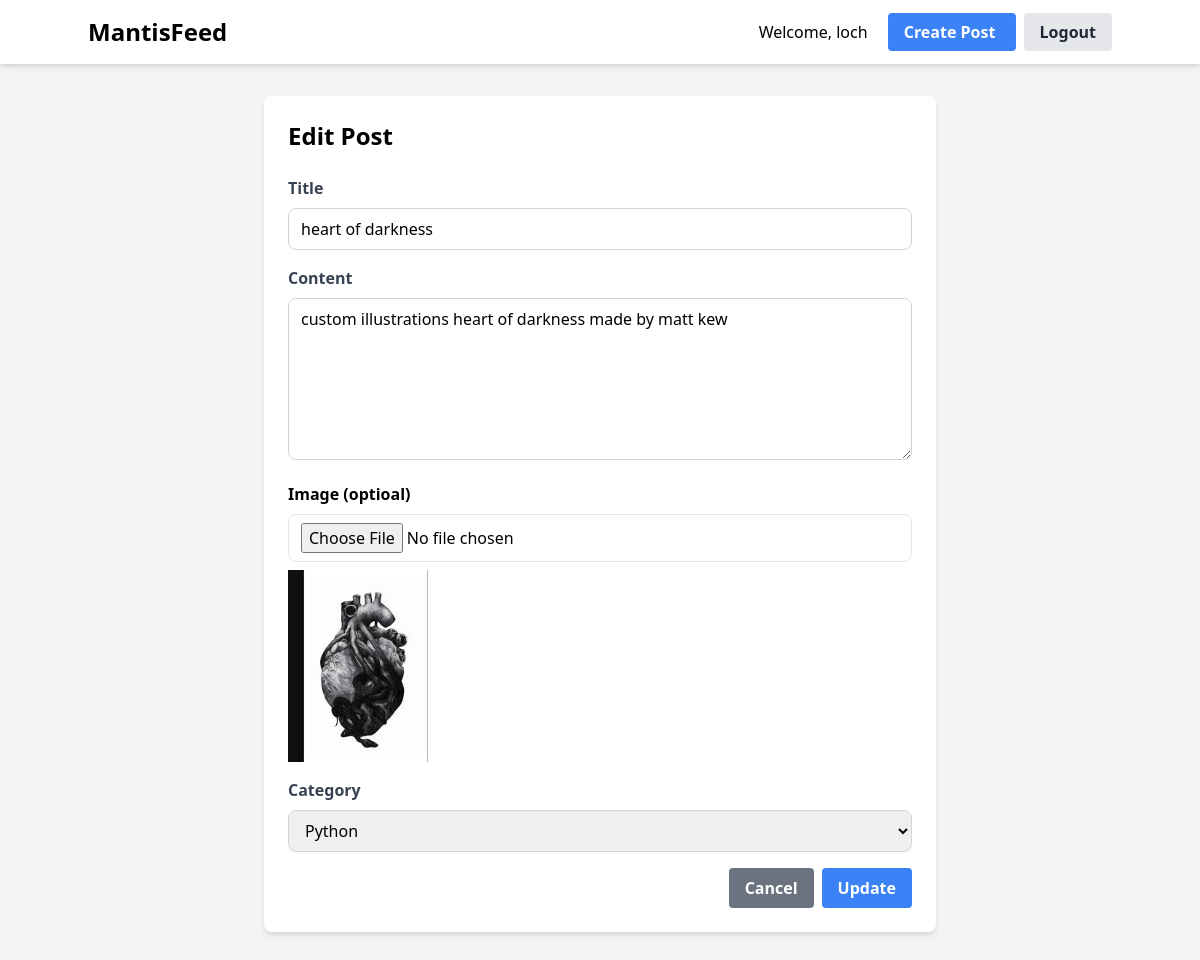
The page /post/12/edit/ (signed in) on the database its author committed.
### posts/models.py (models this page shows, shortened)
class Post(models.Model):
    title = models.CharField(max_length=200)
    content = models.TextField()
    image = models.ImageField(upload_to='post_images/', null=True, blank=True)
    created_at = models.DateTimeField(auto_now_add=True)
    author = models.ForeignKey(User, on_delete=models.CASCADE)
    category = models.ForeignKey(Category, on_delete=models.CASCADE)
    upvotes = models.ManyToManyField(User, related_name='post_upvotes', blank=True)
    downvotes = models.ManyToManyField(User, related_name='post_downvotes', blank=True)

class Category(models.Model):
    name = models.CharField(max_length=100)
    description = models.TextField(blank=True)
    created_at = models.DateTimeField(auto_now_add=True)
    class Meta:
        verbose_name_plural = "Categories"

### posts/views.py (the view, shortened to what this page needs)
# urls.py: path('post/<int:post_id>/edit/', views.post_edit, name='post_edit'),
@login_required
def post_edit(request, post_id):
    post = get_object_or_404(Post, id=post_id)
    if request.user != post.author:
        messages.error(request, "You can't edit this post.")
        return redirect ("posts:post_detail", post_id=post.id)
    categories = Category.objects.all()
    return render(request, 'posts/post_form.html', {
        'post': post,
        'categories': categories
    })

### posts/templates/posts/post_form.html (shortened to what this page needs)
{% extends 'posts/base.html' %}
{% block content %}
<div class="max-w-2xl mx-auto">
    <div class="bg-white rounded-lg shadow-md p-6">
        <h2 class="text-2xl font-bold mb-6">
            {% if post %}Edit Post{% else %}Create New Post{% endif %}
        </h2>
        <form method="post" enctype="multipart/form-data" action="{% url 'posts:post_create' %}">
            <div class="mb-4">
                <label for="title" class="block text-gray-700 font-bold mb-2">Title</label>
                <input type="text" name="title" id="title"
                    value="{{ post.title|default:'' }}"
                    class="w-full px-3 py-2 border border-gray-300 rounded-lg focus:outline-none focus:border-blue-500"
                    required>
            </div>
            <div class="mb-4">
                <label for="content" class="block text-gray-700 font-bold mb-2">Content</label>
                <textarea name="content" id="content" rows="6"
                    class="w-full px-3 py-2 border border-gray-300 rounded-lg focus:outline-none focus:border-blue-500"
                    required>{{ post.content|default:'' }}</textarea>
            </div>
            <div class="mb-4">
                <label for="image" class="block text-grey-700 font-bold mb-2">Image (optioal)</label>
                <input type="file" name="image" id="image" accept="image/*"
                    class="w-full px-3 py-2 border border-grey-300 rounded-lg focus:outline-none focus:border-blue-500">
                {% if post.image %}
                <div class="mt-2">
                    <img src="{{ post.image.url }}" alt="Current post image" class="mt-2 max-h-48">
                </div>
                {% endif %}
            </div>
            <div class="mb-4">
                <label for="category" class="block text-gray-700 font-bold mb-2">Category</label>
                <select name="category" id="category"
                    class="w-full px-3 py-2 border border-gray-300 rounded-lg focus:outline-none focus:border-blue-500"
                    required>
                    {% for category in categories %}
                        <option value="{{ category.id }}"
                            {% if post.category_id == category.id %}selected{% endif %}>
                            {{ category.name }}
                        </option>
                    {% endfor %}
                </select>
            </div>
            <div class="flex justify-end">
                <a href="{% url 'posts:post_list' %}"
                    class="bg-gray-500 hover:bg-gray-600 text-white font-bold py-2 px-4 rounded mr-2">
                    Cancel
                </a>
                <button type="submit"
                    class="bg-blue-500 hover:bg-blue-600 text-white font-bold py-2 px-4 rounded">
                    {% if post %}Update{% else %}Create{% endif %}
                </button>
            </div>
        </form>
    </div>
</div>
{% endblock %}

### posts/templates/posts/base.html (shortened to what this page needs)
<!DOCTYPE html>
<html lang="en">
<head>
  <link href="https://cdn.jsdelivr.net/npm/tailwindcss@2.2.16/dist/tailwind.min.css" rel="stylesheet">
</head>
<body class="bg-gray-100">
  <nav class="bg-white shadow-md py-4">
    <div class="container mx-auto flex justify-between items-center">
      <a href="{% url 'posts:post_list' %}" class="text-2xl font-bold">MantisFeed</a>
      <div>
        {% if user.is_authenticated %}
        <span class="mr-4">Welcome, {{ user.username }}</span>
        <a href="{% url 'posts:post_create' %}"
          class="bg-blue-500 hover:bg-blue-700 text-white font-bold py-2 px-4 rounded mr-2">
          Create Post
        </a>
        <a href="{% url 'accounts:logout' %}"
          class="bg-gray-200 hover:bg-gray-300 text-gray-800 font-bold py-2 px-4 rounded">
          Logout
        </a>
        {% endif %}
      </div>
    </div>
  </nav>
  <div class="container mx-auto my-8">
    {% block content %}
    {% endblock %}
  </div>
</body>
</html>

### rows shown on the page
Post: title "heart of darkness", content "custom illustrations heart of darkness made by matt kew", image (picture), category "Python"

### other values the page prints
{{ user.username }} "loch"
